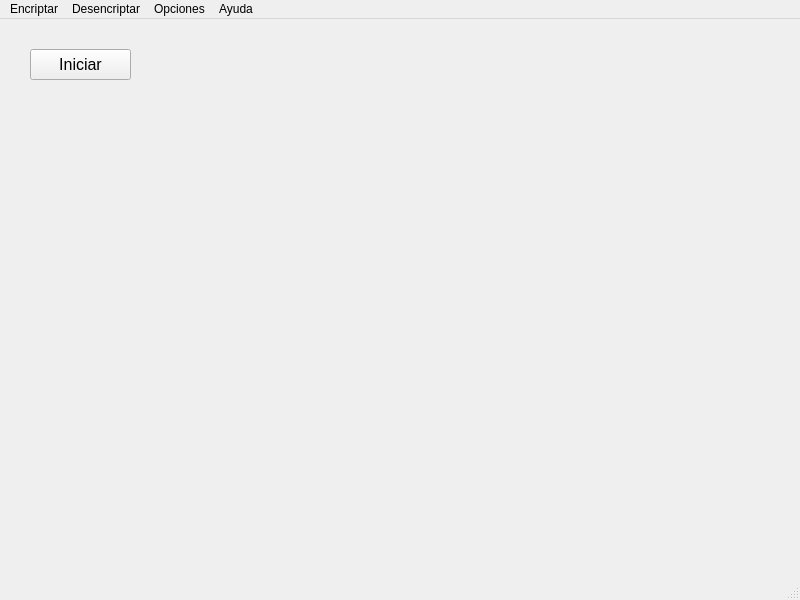
<?xml version="1.0" encoding="UTF-8"?>
<ui version="4.0">
 <class>FrmMenu</class>
 <widget class="QMainWindow" name="FrmMenu">
  <property name="geometry">
   <rect>
    <x>0</x>
    <y>0</y>
    <width>800</width>
    <height>600</height>
   </rect>
  </property>
  <property name="windowTitle">
   <string>Sistema de encriptacion de archivos</string>
  </property>
  <widget class="QWidget" name="centralwidget">
   <widget class="QPushButton" name="pushButton">
    <property name="geometry">
     <rect>
      <x>30</x>
      <y>30</y>
      <width>101</width>
      <height>31</height>
     </rect>
    </property>
    <property name="font">
     <font>
      <family>Arial</family>
      <pointsize>12</pointsize>
     </font>
    </property>
    <property name="text">
     <string>Iniciar</string>
    </property>
   </widget>
  </widget>
  <widget class="QMenuBar" name="menubar">
   <property name="geometry">
    <rect>
     <x>0</x>
     <y>0</y>
     <width>800</width>
     <height>21</height>
    </rect>
   </property>
   <widget class="QMenu" name="menuEncriptar">
    <property name="title">
     <string>Encriptar</string>
    </property>
   </widget>
   <widget class="QMenu" name="menuDesencriptar">
    <property name="title">
     <string>Desencriptar</string>
    </property>
   </widget>
   <widget class="QMenu" name="menuOpciones">
    <property name="title">
     <string>Opciones</string>
    </property>
   </widget>
   <widget class="QMenu" name="menuAyuda">
    <property name="title">
     <string>Ayuda</string>
    </property>
   </widget>
   <addaction name="menuEncriptar"/>
   <addaction name="menuDesencriptar"/>
   <addaction name="menuOpciones"/>
   <addaction name="menuAyuda"/>
  </widget>
  <widget class="QStatusBar" name="statusbar"/>
  <action name="actionDesencriptar">
   <property name="text">
    <string>Desencriptar</string>
   </property>
  </action>
  <action name="actionOpciones">
   <property name="text">
    <string>Opciones</string>
   </property>
  </action>
 </widget>
 <resources/>
 <connections/>
</ui>
